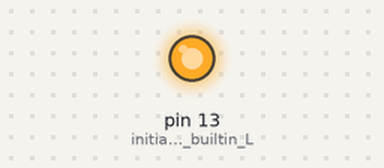
Bench run of a sketch on a simulated Arduino Uno, built with avr-gcc and run on an emulated ATmega328P. Parts: output pins drawn as LEDs (lit = HIGH). What the sketch prints to the serial monitor is not drawn.

Above: at 0.5 s.
At 4.5 s:
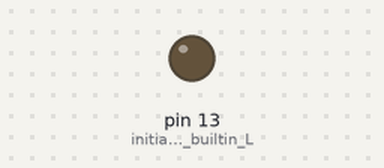
Timing chart, 0 to 6.9 s (numbered marks = the images above):
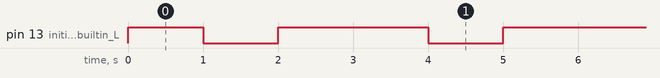

Measured:
- by itself, pin 13 (initialises_the_builtin_L): repeats every 3.0 s: LOW 1.0 s, HIGH 2.0 s

The sketch:

LED_blink.ino
```cpp
/* Objective:
Turns an LED on for one second, then off for one second, repeatedly.

Most Arduinos have an on-board LED you can control. On the UNO, MEGA and ZERO
it is attached to digital pin 13, on MKR1000 on pin 6. LED_BUILTIN is set to
the correct LED pin independent of which board is used.
If you want to know what pin the on-board LED is connected to on your Arduino
model, check the Technical Specs of your board at: https://www.arduino.cc/en/Main/Products

*/

void setup(){
// Runs once when the reset button is pressed
  pinMode(LED_BUILTIN, OUTPUT); // initialises the builtin LED as the output
  Serial.begin(9600);
}

void loop(){
  digitalWrite(LED_BUILTIN, HIGH);
    Serial.println("LED turned on");
  delay(1000);
    digitalWrite(LED_BUILTIN, LOW);
    Serial.print("LED turned off");
    delay(1000);
    digitalWrite(LED_BUILTIN, HIGH);
    Serial.println("LED turned on");
    delay(1000);

}
```
